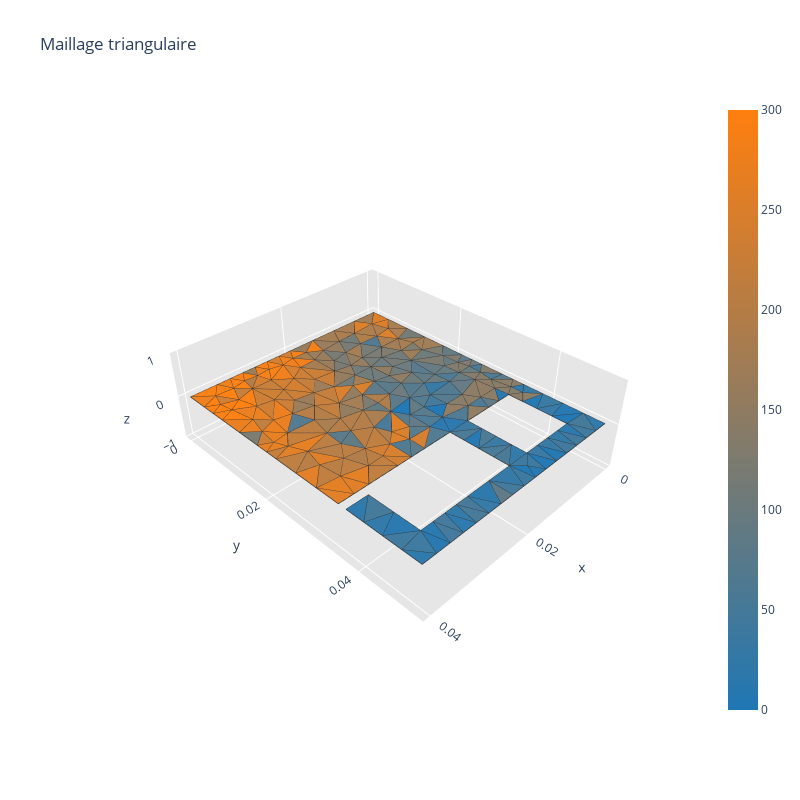

Notebook code cell kept with this figure:
### Code cell
mesh = tr.triangulate(ifa_antenna, 'pq30a0.00001Dj')

nbr_of_points = mesh['vertices'].shape[0]
nbr_of_triangles = mesh['triangles'].shape[0]
print(f"Nombre de points = {nbr_of_points}")
print(f"Nombre de triangles = {nbr_of_triangles}")

triangles = np.zeros((4, nbr_of_triangles), dtype=int)
triangles[:3, :] = mesh['triangles'].T
points = np.zeros((3, nbr_of_points))
points[:2, :] = mesh['vertices'].T

print(f"Matrice points shape = {points.shape}")
print(f"Matrice triangles shape = {triangles.shape}")

show_mesh(points, triangles)

### Figure 1 — Plotly figure (JSON) as saved in the notebook; plotly's stock layout.template omitted (floating-point values rounded to 4 significant figures; data arrays with more than 128 entries replaced by an {"elided": "..."} marker saying what was removed)
{"data": [{"facecolor": {"elided": "301 str values"}, "i": {"elided": "301 int values"}, "j": {"elided": "301 int values"}, "k": {"elided": "301 int values"}, "name": "", "type": "mesh3d", "x": {"elided": "195 float values"}, "y": {"elided": "195 float values"}, "z": {"elided": "195 int values"}}, {"line": {"color": "rgb(50, 50, 50)", "width": 1.5}, "mode": "lines", "showlegend": false, "type": "scatter3d", "x": {"elided": "1505 float values"}, "y": {"elided": "1505 float values"}, "z": {"elided": "1505 int values"}}, {"hoverinfo": "none", "marker": {"color": [0, 300], "colorscale": [[0, "rgb(31, 119, 180)"], [1, "rgb(255, 127, 14)"]], "showscale": true, "size": 0.1}, "mode": "markers", "showlegend": false, "type": "scatter3d", "x": [0], "y": [0], "z": [0]}], "layout": {"height": 800, "scene": {"aspectratio": {"x": 0.8, "y": 1, "z": 0.3}, "xaxis": {"backgroundcolor": "rgb(230, 230, 230)", "gridcolor": "rgb(255, 255, 255)", "showbackground": true, "zerolinecolor": "rgb(255, 255, 255)"}, "yaxis": {"backgroundcolor": "rgb(230, 230, 230)", "gridcolor": "rgb(255, 255, 255)", "showbackground": true, "zerolinecolor": "rgb(255, 255, 255)"}, "zaxis": {"backgroundcolor": "rgb(230, 230, 230)", "gridcolor": "rgb(255, 255, 255)", "showbackground": true, "zerolinecolor": "rgb(255, 255, 255)"}}, "title": {"text": "Maillage triangulaire"}, "width": 800}}
